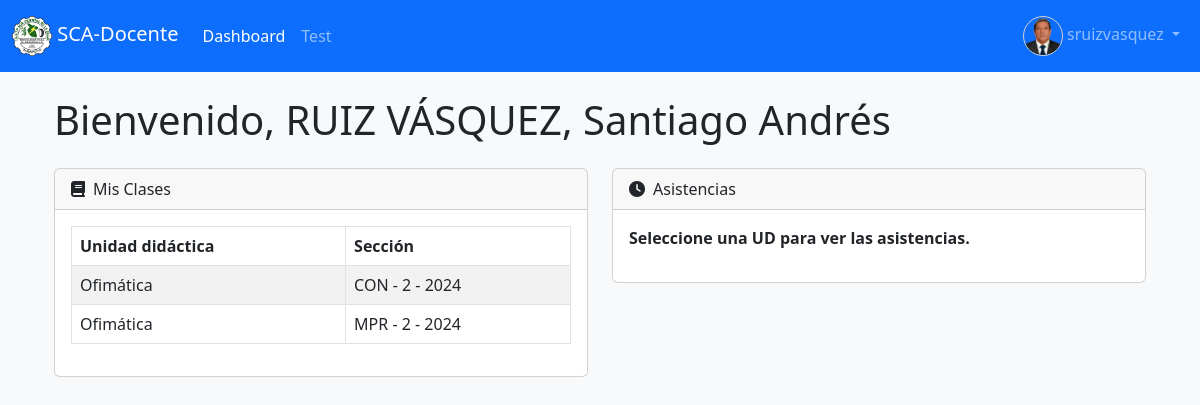
The page /docentes/dashboard/index.php (signed in) on the database its author committed.
### tables this page shows
CREATE TABLE IF NOT EXISTS `usuarios` (
  `id` int NOT NULL AUTO_INCREMENT,
  `username` varchar(50) NOT NULL,
  `password` varchar(255) NOT NULL,
  `role` enum('admin','docente','estudiante') NOT NULL DEFAULT 'estudiante',
  `status` enum('activo','inactivo') NOT NULL DEFAULT 'activo',
  `first_login` tinyint(1) DEFAULT '1',
  `email` varchar(100) NOT NULL,
  `nombres` varchar(100) NOT NULL,
  `apellidos` varchar(100) NOT NULL,
  `dni` varchar(8) NOT NULL,
  `genero` enum('Masculino','Femenino') DEFAULT NULL,
  `foto` varchar(100) DEFAULT NULL,
  `fecha_creacion` timestamp NULL DEFAULT CURRENT_TIMESTAMP,
  `ultima_conexion` timestamp NULL DEFAULT NULL,
  `intentos_fallidos` int DEFAULT '0',
  `reset_token` varchar(100) DEFAULT NULL,
  `reset_token_expiry` timestamp NULL DEFAULT NULL,
  PRIMARY KEY (`id`) USING BTREE,
  UNIQUE KEY `username` (`username`) USING BTREE,
  UNIQUE KEY `email` (`email`) USING BTREE,
  UNIQUE KEY `dni` (`dni`) USING BTREE,
  KEY `idx_username` (`username`) USING BTREE,
  KEY `idx_role` (`role`) USING BTREE,
  KEY `idx_status` (`status`) USING BTREE
);

CREATE TABLE IF NOT EXISTS `clases` (
  `id` int NOT NULL AUTO_INCREMENT,
  `id_asignatura` int DEFAULT NULL,
  `id_docente` int DEFAULT NULL,
  `id_seccion` int DEFAULT NULL,
  PRIMARY KEY (`id`) USING BTREE,
  KEY `id_asignatura` (`id_asignatura`) USING BTREE,
  KEY `id_seccion` (`id_seccion`) USING BTREE,
  KEY `id_docente` (`id_docente`) USING BTREE,
  CONSTRAINT `clases_ibfk_1` FOREIGN KEY (`id_asignatura`) REFERENCES `asignaturas` (`id`) ON DELETE RESTRICT ON UPDATE RESTRICT,
  CONSTRAINT `clases_ibfk_3` FOREIGN KEY (`id_seccion`) REFERENCES `secciones` (`id`) ON DELETE RESTRICT ON UPDATE RESTRICT,
  CONSTRAINT `FK_clases_usuarios` FOREIGN KEY (`id_docente`) REFERENCES `usuarios` (`id`) ON DELETE RESTRICT ON UPDATE RESTRICT
);

CREATE TABLE IF NOT EXISTS `asignaturas` (
  `id` int NOT NULL AUTO_INCREMENT,
  `nombre` varchar(100) NOT NULL,
  `descripcion` varchar(250) DEFAULT NULL,
  PRIMARY KEY (`id`) USING BTREE,
  UNIQUE KEY `nombre` (`nombre`) USING BTREE
);

### docentes/dashboard/index.php (the view, shortened to what this page needs)
<?php
$conn = conectarDB();
$user_id = $_SESSION['user_id'];
$stmt = $conn->prepare("SELECT * FROM usuarios WHERE id = ? AND role = 'docente'");
$stmt->bind_param("i", $user_id);
$stmt->execute();
$docente = $stmt->get_result()->fetch_assoc();
$fullNameDocente = $docente['apellidos'] . ', ' . $docente['nombres'];
?>
<?php
$stmt = $conn->prepare("
    SELECT c.id, a.nombre AS asignatura, CONCAT(pe.nombre_corto, ' - ', ci.id, ' - ', s.año) AS seccion
    FROM clases c
    JOIN asignaturas a ON c.id_asignatura = a.id
    JOIN secciones s ON c.id_seccion = s.id
    JOIN programas_estudio pe ON s.id_programa_estudio = pe.id
    JOIN ciclos ci ON s.id_ciclo = ci.id
    WHERE c.id_docente = ?
");
$stmt->bind_param("i", $user_id);
$stmt->execute();
$clases = $stmt->get_result()->fetch_all(MYSQLI_ASSOC);
?>
<div class="container-fluid mt-4">
  <h1 class="mb-4">Bienvenido, <?php echo htmlspecialchars($fullNameDocente); ?></h1>
  <div class="row">
    <div class="col-md-6 mb-4">
      <div class="card">
        <div class="card-header">
          <i class="fas fa-book me-2"></i>Mis Clases
        </div>
        <div class="card-body">
          <table id="clasesTable" class="table table-striped table-bordered" style="width:100%">
            <thead>
              <tr>
                <th>Unidad didáctica</th>
                <th>Sección</th>
              </tr>
            </thead>
            <tbody>
              <?php foreach ($clases as $clase): ?>
                <tr class="clase-item" data-clase-id="<?= $clase['id'] ?>">
                  <td><?php echo htmlspecialchars($clase['asignatura']); ?></td>
                  <td><?php echo htmlspecialchars($clase['seccion']); ?></td>
                </tr>
              <?php endforeach; ?>
            </tbody>
          </table>
        </div>
      </div>
    </div>
    <div class="col-md-6 mb-4">
      <div class="card">
        <div class="card-header">
          <i class="fas fa-clock me-2"></i>Asistencias
        </div>
        <div class="card-body" id="listaAsistencias">
          <span class="fw-semibold">Seleccione una UD para ver las asistencias.</span>
        </div>
      </div>
    </div>
  </div>
</div>
<?php
require_once '../layouts/main.php';
?>

### admin/css/admin/admin-styles.css (style rules this page uses)
body { background-color: #f8f9fa; }

### rows shown on the page
usuarios: fullNameDocente "RUIZ VÁSQUEZ, Santiago Andrés"
clases: id_asignatura.nombre "Ofimática", seccion "CON - 2 - 2024"
clases: id_asignatura.nombre "Ofimática", seccion "MPR - 2 - 2024"

### other values the page prints
$_SESSION['username'] "sruizvasquez"
